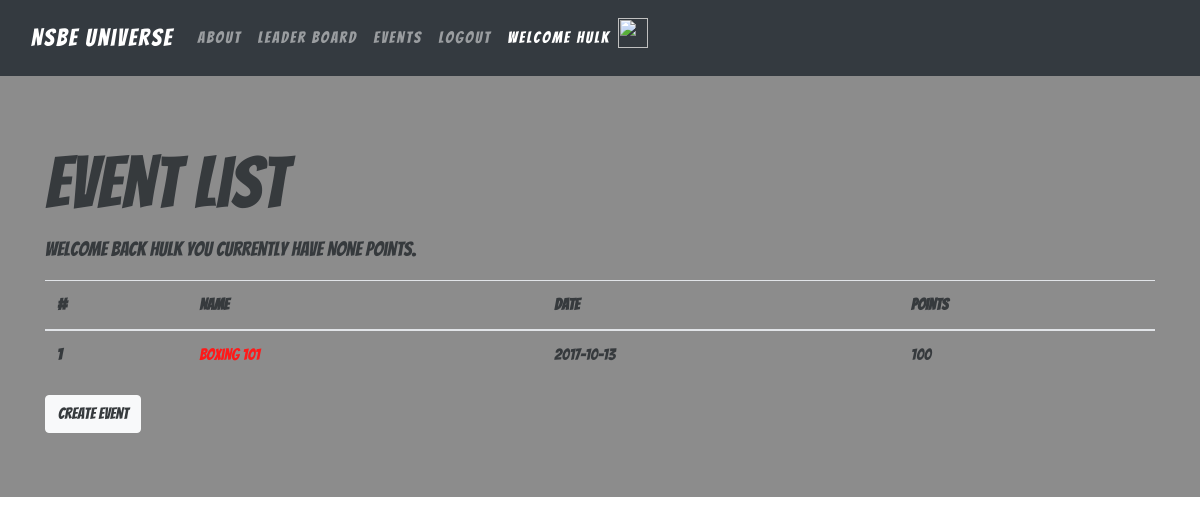
/events/ (signed in), run on an earlier commit of the app's database.
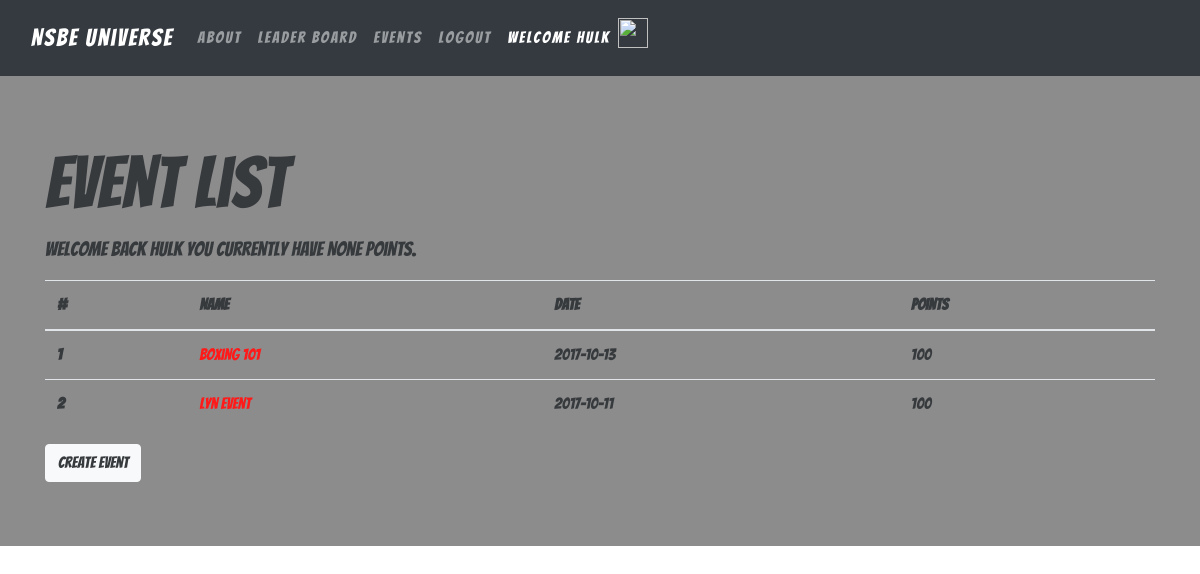
And on a later commit of the database.
### database_setup.py (models this page shows, shortened)
class User(Base):
    __tablename__ = 'user'
    id = Column(Integer, primary_key=True)
    name = Column(String(50), nullable=False)
    email = Column(String(50), nullable=False)
    year = Column(String(50), nullable=False)
    major = Column(String(50), nullable=False)
    password = Column(String(250))
    picture = Column(String(250))
    points = Column(Integer)
    alias = Column(String(50), nullable=False)
    alias_bio = Column(String(250), nullable=False)
    alias_pic = Column(String(250), nullable=False)

class Event(Base):
    __tablename__ = 'event'
    id = Column(Integer, primary_key=True)
    name = Column(String(250), nullable=False)
    user_id = Column(Integer, ForeignKey('user.id'))
    points = Column(Integer, nullable=False)
    address = Column(String(250), nullable=False)
    details = Column(String(250), nullable=False)
    picture = Column(String(250))
    date = Column(String(50), nullable=False)
    url = Column(Text)

### nsbeu.py (the view)
@app.route('/events/')
def showEvents():
    events = session.query(Event).all()
    creator = getUserInfo(Event.user_id)
    current_user = getUserInfo(User.id)
    return render_template('eventList.html', events=events, current_user=current_user, creator=creator)

### nsbeu.py (called while the page is built)
def getUserInfo(user_id):
    user = session.query(User).filter_by(id=user_id).first()
    return user

### templates/eventList.html
{% extends "base.html" %}
{% block content %}
<div class="jumbotron jumbotron-fluid">
  <div class="container">
    <h1 class="display-3">Event List</h1>
    <p class="lead">Welcome back {{session.alias}} you currently have {{session.points}} points.</p>
    <table class="table table-inverse">
      <thead>
        <tr>
          <th>#</th>
          <th>Name</th>
          <th>Date</th>
          <th>Points</th>
        </tr>
      </thead>
      <tbody>
        {% for event in events %}
        <tr>
          <th scope="row">{{event.id}}</th>
          <td><a href="{{url_for('eventDetail', event_id=event.id)}}">{{event.name}}</a></td>
          <td>{{event.date}}</td>
          <td>{{event.points}}</td>
        </tr>
        {% endfor %}
      </tbody>
    </table>
    <a class= "btn btn-light" href="{{url_for('createEvent')}}">Create Event</a>
  </div>
</div>
{% endblock %}

### templates/base.html (shortened to what this page needs)
<!DOCTYPE html>
<html>
<head>
 <link rel="stylesheet" href="https://maxcdn.bootstrapcdn.com/bootstrap/4.0.0-beta/css/bootstrap.min.css"
>
 <link rel="stylesheet"  href="{{ url_for('static', filename='css/app.css') }}">
 <link href="https://maxcdn.bootstrapcdn.com/font-awesome/4.7.0/css/font-awesome.min.css" rel="stylesheet"
>
</head>
<body>
   <nav class="navbar navbar-expand-lg navbar-dark bg-dark">
      <div class="container-fluid">
     <a class="navbar-brand" id="title" href="{{ url_for('goHome') }}">NSBE Universe</a>
     <div class="collapse navbar-collapse" id="navbarSupportedContent">
      <div class="navbar-nav">
         <a class="nav-item nav-link" href="{{url_for('About')}}">About <span class="sr-only">(current)</span></a>
         <a class="nav-item nav-link" href="#">Leader Board</a>
         {% if 'username' in session %}
         <a class="nav-item nav-link" href="{{url_for('showEvents')}}">Events</a>
         <a class="nav-item nav-link" href="{{url_for('manualLogOut')}}">Logout</a>
         <a class="nav-item nav-link active" href="#">Welcome {{session.alias}}</a>
         <img src={{session.pic}} width="30" height="30" class="d-inline-block align-top" alt="">
         {% else %}
         <a class="nav-item nav-link" href="{{url_for('signUp')}}">Sign Up</a>
         <a class="nav-item nav-link" href="{{url_for('userLogin')}}">Login</a>
         {% endif %}
      </div>
     </div>
     </div>
   </nav>
 {% block content %}
 {% endblock %}
 </body>
 </html>

### static/css/app.css (style rules this page uses)
html, body { font-family: 'Bangers', cursive; font-size: 1em; width: 100%; height: 100%; }
body { background: url(http://i.imgur.com/asLW3N6.jpg) no-repeat center center fixed; background-size: cover; }
.navbar { padding-top: 15px; padding-bottom: 15px; border: 0; border-radius: 0; margin-bottom: 0; letter-spacing: 2px; }
.navbar { font-size: 1em; }
#title { font-size: 1.5em; }
a { color: red; }
.jumbotron { background-color: grey; opacity: .9; }

What changed in the data, as far as the page shows it:
added Event: id "2", name "Lyn Event", date "2017-10-11", points "100"
